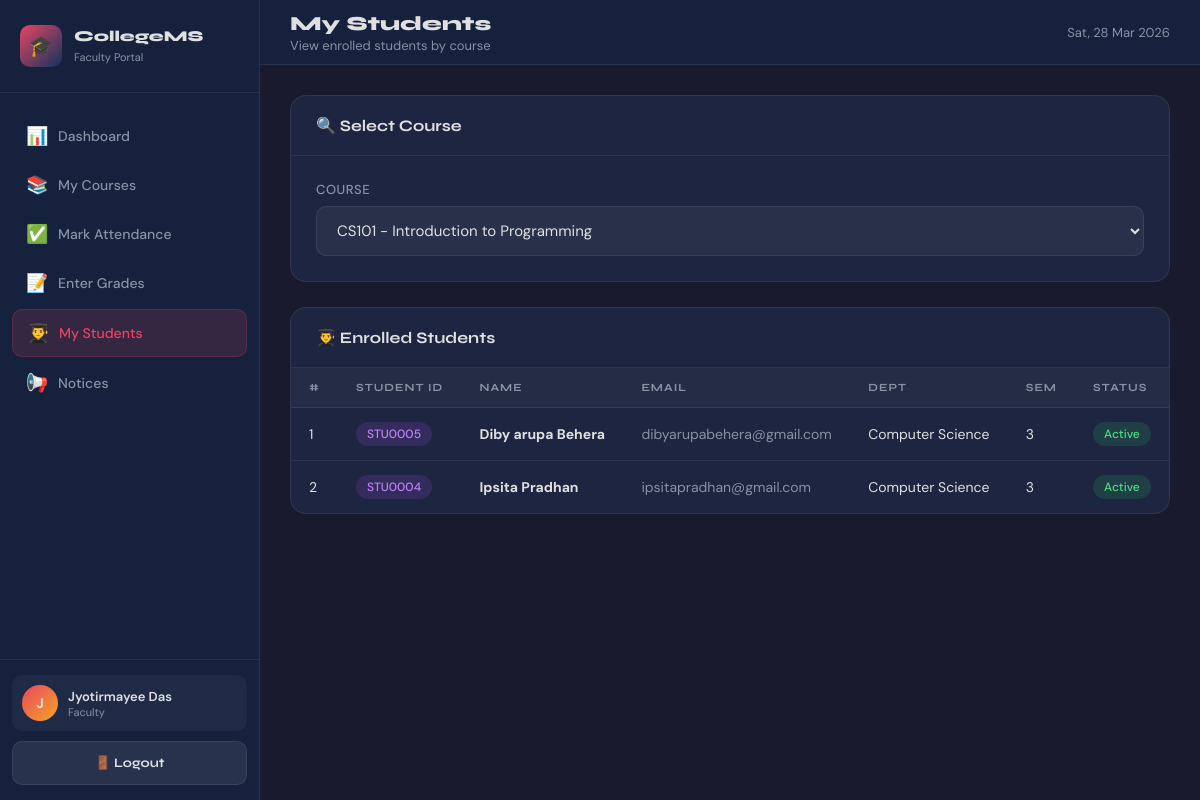
/faculty/students.php?course_id=1 (signed in), run on the app's committed database.
### tables this page shows
CREATE TABLE students (
  id INT AUTO_INCREMENT PRIMARY KEY,
  user_id INT NULL,
  student_id VARCHAR(20) NOT NULL UNIQUE,
  name VARCHAR(100) NOT NULL,
  email VARCHAR(100) NOT NULL UNIQUE,
  phone VARCHAR(20),
  dob DATE,
  gender ENUM('Male','Female','Other'),
  address TEXT,
  department_id INT NULL,
  semester INT NOT NULL DEFAULT 1,
  admission_year YEAR,
  status ENUM('Active','Inactive','Graduated') NOT NULL DEFAULT 'Active',
  photo VARCHAR(255),
  created_at TIMESTAMP DEFAULT CURRENT_TIMESTAMP,
  CONSTRAINT fk_students_user FOREIGN KEY (user_id) REFERENCES users(id) ON DELETE SET NULL,
  CONSTRAINT fk_students_dept FOREIGN KEY (department_id) REFERENCES departments(id) ON DELETE SET NULL,
  INDEX idx_students_dept (department_id),
  INDEX idx_students_status (status)
);

CREATE TABLE departments (
  id INT AUTO_INCREMENT PRIMARY KEY,
  name VARCHAR(100) NOT NULL UNIQUE,
  code VARCHAR(20) NOT NULL UNIQUE,
  head_name VARCHAR(100),
  created_at TIMESTAMP DEFAULT CURRENT_TIMESTAMP
);

### includes/auth.php (called while the page is built, shortened)
<?php
function e($value): string {
    return htmlspecialchars((string)$value, ENT_QUOTES, 'UTF-8');
}
?>

### faculty/students.php (the view, shortened to what this page needs)
<?php
require_once '../includes/db.php';
require_once '../includes/auth.php';
$user_id = (int)($_SESSION['user_id'] ?? 0);
$stmt = mysqli_prepare($conn, "SELECT id, name FROM faculty WHERE user_id=? LIMIT 1");
mysqli_stmt_bind_param($stmt, "i", $user_id);
mysqli_stmt_execute($stmt);
$faculty = mysqli_fetch_assoc(mysqli_stmt_get_result($stmt));
$faculty_pk = (int)$faculty['id'];
$stmt = mysqli_prepare($conn, "SELECT id, course_code, course_name FROM courses WHERE faculty_id=? ORDER BY course_code");
mysqli_stmt_bind_param($stmt, "i", $faculty_pk);
mysqli_stmt_execute($stmt);
$course_rs = mysqli_stmt_get_result($stmt);
$courses_arr = [];
while ($c = mysqli_fetch_assoc($course_rs)) $courses_arr[] = $c;
$selected_course = (int)($_GET['course_id'] ?? 0);
$students_rs = null;
if ($selected_course > 0) {
    $stmt = mysqli_prepare($conn, "SELECT id FROM courses WHERE id=? AND faculty_id=? LIMIT 1");
    mysqli_stmt_bind_param($stmt, "ii", $selected_course, $faculty_pk);
    mysqli_stmt_execute($stmt);
    $ok = mysqli_fetch_assoc(mysqli_stmt_get_result($stmt));
    if ($ok) {
        $stmt = mysqli_prepare($conn, "
            SELECT s.student_id, s.name, s.email, s.phone, s.semester, s.status, d.name AS dept_name
            FROM enrollments e
            JOIN students s ON e.student_id = s.id
            LEFT JOIN departments d ON s.department_id = d.id
            WHERE e.course_id = ?
            ORDER BY s.name
        ");
        mysqli_stmt_bind_param($stmt, "i", $selected_course);
        mysqli_stmt_execute($stmt);
        $students_rs = mysqli_stmt_get_result($stmt);
    } else {
        $selected_course = 0;
    }
}
?>
<!DOCTYPE html>
<html lang="en">
<head>
  <link rel="stylesheet" href="../css/style.css">
</head>
<body>
<div class="dashboard-layout">
  <aside class="sidebar" id="sidebar">
    <div class="sidebar-header">
      <div class="logo-icon">🎓</div>
      <div><h3>CollegeMS</h3><span>Faculty Portal</span></div>
    </div>
    <nav class="sidebar-nav">
      <a href="dashboard.php"  class="nav-link"><span class="nav-icon">📊</span> Dashboard</a>
      <a href="my_courses.php" class="nav-link"><span class="nav-icon">📚</span> My Courses</a>
      <a href="attendance.php" class="nav-link"><span class="nav-icon">✅</span> Mark Attendance</a>
      <a href="grades.php"     class="nav-link"><span class="nav-icon">📝</span> Enter Grades</a>
      <a href="students.php"   class="nav-link active"><span class="nav-icon">👨‍🎓</span> My Students</a>
      <a href="notices.php"    class="nav-link"><span class="nav-icon">📢</span> Notices</a>
    </nav>
    <div class="sidebar-footer">
      <div class="user-info">
        <div class="user-avatar"><?= e(strtoupper(substr($_SESSION['user_name'] ?? 'F', 0, 1))) ?></div>
        <div>
          <div class="user-name"><?= e($_SESSION['user_name'] ?? 'Faculty') ?></div>
          <div class="user-role">Faculty</div>
        </div>
      </div>
      <a href="logout.php" class="btn btn-secondary" style="width:100%; font-size:13px;">🚪 Logout</a>
    </div>
  </aside>
  <div class="main-content">
    <header class="topbar">
      <div style="display:flex; align-items:center; gap:15px;">
        <div class="topbar-title">
          <h1>My Students</h1>
          <p>View enrolled students by course</p>
        </div>
      </div>
      <div class="topbar-right">
        <div style="font-size:13px; color:var(--text-muted)"><?= date('D, d M Y') ?></div>
      </div>
    </header>
    <div class="page-content">
      <div class="card" style="margin-bottom:25px;">
        <div class="card-header"><h3>🔍 Select Course</h3></div>
        <div class="card-body">
          <form method="GET" style="display:flex; gap:15px; flex-wrap:wrap; align-items:flex-end;">
            <div class="form-group" style="margin:0; flex:1; min-width:240px;">
              <label>Course</label>
              <select name="course_id" onchange="this.form.submit()">
                <?php foreach ($courses_arr as $c): ?>
                  <option value="<?= (int)$c['id'] ?>" <?= $selected_course === (int)$c['id'] ? 'selected' : '' ?>>
                    <?= e($c['course_code'] . ' - ' . $c['course_name']) ?>
                  </option>
                <?php endforeach; ?>
              </select>
            </div>
          </form>
        </div>
      </div>
      <div class="card">
        <div class="card-header"><h3>👨‍🎓 Enrolled Students</h3></div>
        <div class="table-responsive">
          <table>
            <thead>
              <tr><th>#</th><th>Student ID</th><th>Name</th><th>Email</th><th>Dept</th><th>Sem</th><th>Status</th></tr>
            </thead>
            <tbody>
              <?php
              $i = 1;
              if ($students_rs) {
                  while ($s = mysqli_fetch_assoc($students_rs)) {
                      $chip = ($s['status'] === 'Active') ? 'chip-success' : 'chip-warning';
              ?>
                <tr>
                  <td><?= $i++ ?></td>
                  <td><span class="chip chip-purple"><?= e($s['student_id']) ?></span></td>
                  <td><strong><?= e($s['name']) ?></strong></td>
                  <td style="color:var(--text-muted)"><?= e($s['email']) ?></td>
                  <td><?= e($s['dept_name'] ?? '—') ?></td>
                  <td><?= (int)$s['semester'] ?></td>
                  <td><span class="chip <?= $chip ?>"><?= e($s['status']) ?></span></td>
                </tr>
              <?php }} ?>
            </tbody>
          </table>
        </div>
      </div>
    </div>
  </div>
</div>
</body>
</html>

### data on the page
students: student "STU0005", name "Diby arupa Behera", email "dibyarupabehera@gmail.com", department.name "Computer Science", semester "3", status "Active"
students: student "STU0004", name "Ipsita Pradhan", email "ipsitapradhan@gmail.com", department.name "Computer Science", semester "3", status "Active"

### other printed values
substr($_SESSION['user_name'] ?? 'F', 0, 1) "J"
$_SESSION['user_name'] "Jyotirmayee Das"
form field course_id "CS101 - Introduction to Programming"
